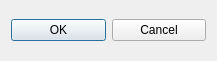
<?xml version="1.0" encoding="UTF-8"?>
<ui version="4.0">
 <class>Dialog</class>
 <widget class="QDialog" name="Dialog">
  <property name="geometry">
   <rect>
    <x>0</x>
    <y>0</y>
    <width>217</width>
    <height>61</height>
   </rect>
  </property>
  <property name="windowTitle">
   <string>Dialog</string>
  </property>
  <layout class="QVBoxLayout" name="verticalLayout">
   <item>
    <layout class="QGridLayout" name="gridLayout">
     <property name="sizeConstraint">
      <enum>QLayout::SetNoConstraint</enum>
     </property>
    </layout>
   </item>
   <item>
    <layout class="QHBoxLayout" name="horizontalLayout_2">
     <item>
      <widget class="QPushButton" name="pushButton_ok">
       <property name="text">
        <string>OK</string>
       </property>
      </widget>
     </item>
     <item>
      <widget class="QPushButton" name="pushButton_cancel">
       <property name="text">
        <string>Cancel</string>
       </property>
      </widget>
     </item>
    </layout>
   </item>
  </layout>
 </widget>
 <resources/>
 <connections>
  <connection>
   <sender>pushButton_cancel</sender>
   <signal>clicked()</signal>
   <receiver>Dialog</receiver>
   <slot>close()</slot>
   <hints>
    <hint type="sourcelabel">
     <x>229</x>
     <y>190</y>
    </hint>
    <hint type="destinationlabel">
     <x>167</x>
     <y>158</y>
    </hint>
   </hints>
  </connection>
 </connections>
</ui>
